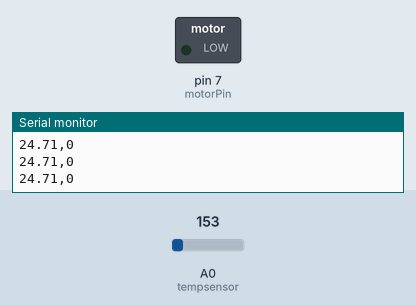
Simulated run of this sketch. Board: Arduino Uno, built with avr-gcc and run on an emulated ATmega328P. On the bench: switched loads named in the sketch (green lamp = pin HIGH), the last lines printed to the serial monitor. Inputs (shaded band) come from the test bench; at power-on: A0 (tempsensor) = 153.

Above: at 1.3 s.
1.4 s: A0 (tempsensor) set to 182
At 2.7 s:
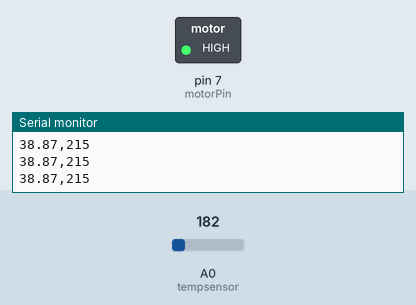
3.0 s: A0 (tempsensor) set to 165
At 4.1 s:
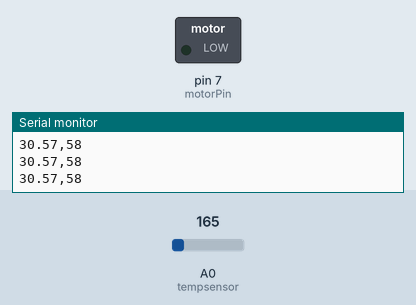
4.5 s: A0 (tempsensor) set to 175
At 5.4 s:
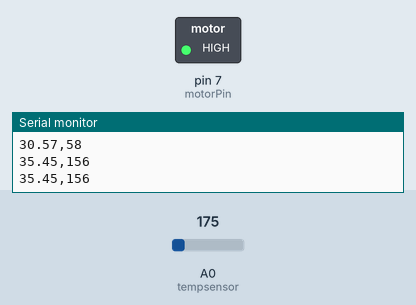
Timing chart, 0 to 7.5 s (numbered marks = the images above; inputs shaded):
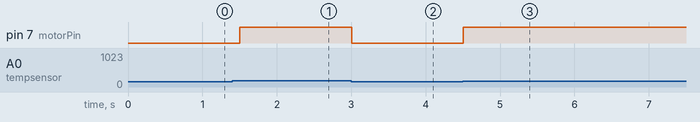

The sketch:

saniya_9266_CLIMATECONTROLPROJECT.ino
```cpp
int tempsensor=A0;
float sensorValue=0;
float voltage=0;
float temperature=0;
int motorPin=7;
int pwmValue=0;
void setup()
{
 Serial.begin(9600);
 bitRead(motorPin,OUTPUT);
}
void loop()
{
  sensorValue = analogRead(tempsensor);
  voltage = sensorValue *(5.0)/(1024.0);
  temperature = (voltage - 0.5)*100;
if (temperature<27)
  {
    pwmValue = 0;
  }
  else if (temperature >= 27 && temperature <= 40)
  {
    pwmValue = map(temperature, 27, 40, 0, 255);
  }
  else
  {
    pwmValue = 255;
  }
  analogWrite(motorPin, pwmValue);
  Serial.print(temperature);
  Serial.print(",");
  Serial.println(pwmValue);
  delay(500);
}
```

Measured:
- the behaviour switches between 172 and 173 on A0 (tempsensor) (found by bisection; images 0 and 1)
- after the input at 1.4 s, pin 7 (motorPin): LOW → HIGH after 0.10 s
- after the input at 3.0 s, pin 7 (motorPin): HIGH → LOW at once
- after the input at 4.5 s, pin 7 (motorPin): LOW → HIGH at once
